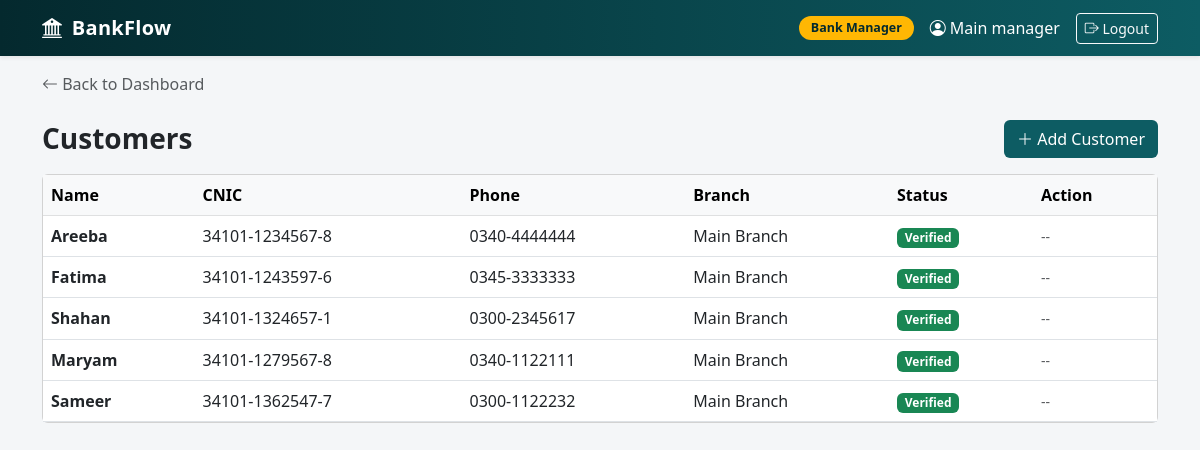
The page /customers/ (signed in) on the database its author committed.
### tables this page shows
CREATE TABLE users (
    user_id INTEGER PRIMARY KEY,
    username TEXT UNIQUE NOT NULL,
    password_hash TEXT NOT NULL,
    user_role TEXT NOT NULL CHECK (user_role IN ('SUPER_ADMIN','MANAGER','CUSTOMER')),
    is_active INTEGER NOT NULL DEFAULT 1 CHECK (is_active IN (0,1)),
    created_at TEXT NOT NULL DEFAULT (datetime('now')),
    branch_id INTEGER,
    customer_id INTEGER,
    FOREIGN KEY (branch_id) REFERENCES branches(branch_id),
    FOREIGN KEY (customer_id) REFERENCES customers(customer_id)
);

CREATE TABLE customers(
    customer_id INTEGER PRIMARY KEY,
    branch_id INTEGER NOT NULL,
    full_name TEXT NOT NULL,
    cnic TEXT UNIQUE NOT NULL,
    phone TEXT,
    cust_address TEXT,
    reg_status TEXT NOT NULL DEFAULT 'PENDING' CHECK(reg_status IN('PENDING','VERIFIED','REJECTED')),
    created_at TEXT NOT NULL DEFAULT (datetime('now')),
    FOREIGN KEY (branch_id) REFERENCES branches(branch_id)
);

CREATE TABLE branches(
    branch_id INTEGER PRIMARY KEY,
    branch_code TEXT UNIQUE NOT NULL,
    branch_name TEXT NOT NULL,
    city TEXT,
    created_at TEXT NOT NULL DEFAULT (datetime('now'))
);

### routes/customers.py (the view)
@bp.route("/")
@login_required
@role_required("SUPER_ADMIN","MANAGER")
def list_customers():
    if current_user.role =="MANAGER":
        rows = query("""SELECT c.* , b.branch_name FROM customers c
                     JOIN branches b ON b.branch_id =c.branch_id
                     WHERE c.branch_id=?
                     ORDER BY c.created_at DESC""",
                     (current_user.branch_id,))
    else:
        rows = query("""SELECT c.* ,b.branch_name FROM customers c
                     JOIN branches b ON b.branch_id =c.branch_id
                     ORDER BY c.created_at DESC""")
    return render_template("customers/list.html",customers=rows)

### auth.py (called while the page is built)
@login_manager.user_loader
def load_user(user_id):
    row=query("SELECT * FROM users WHERE user_id=?",(user_id,),one=True)
    return User(row) if row else None

def role_required(*roles):
    def decorater(f):
        @wraps(f)
        def wrapper (*args,**kwargs):
            if current_user.role not in roles:
                abort(403)
            return f(*args,**kwargs)
        return wrapper
    return decorater

### db.py (called while the page is built)
def get_db():
    if 'db' not in g:
        g.db=sqlite3.connect(config.DB_PATH)
        g.db.row_factory=sqlite3.Row
        g.db.execute("PRAGMA foreign_keys=ON")
    return g.db

def query(sql,params=(),one=False):
    rows=get_db().execute(sql,params).fetchall()
    if one:
        return rows[0]  if rows else None
    return rows

### templates/customers/list.html (shortened to what this page needs)
{% extends "base.html" %}
{% block back_link %}
<a href="{{ url_for('dashboard') }}" class="text-decoration-none text-muted">
    <i class="bi bi-arrow-left"></i> Back to Dashboard
</a>
{% endblock %}
{% block content %}
<div class="d-flex justify-content-between align-items-center mb-3">
    <h3 class="fw-bold mb-0">Customers</h3>
    <a href="{{ url_for('customers.add_customer') }}" class="btn text-white" style="background: var(--brand);">
        <i class="bi bi-plus-lg"></i> Add Customer
    </a>
</div>
<div class="card">
    <div class="table-responsive">
        <table class="table table-hover align-middle mb-0">
            <thead class="table-light">
                <tr>
                    <th>Name</th>
                    <th>CNIC</th>
                    <th>Phone</th>
                    <th>Branch</th>
                    <th>Status</th>
                    <th>Action</th>
                </tr>
            </thead>
            <tbody>
                {% for c in customers %}
                <tr>
                    <td class="fw-semibold">{{ c.full_name }}</td>
                    <td>{{ c.cnic }}</td>
                    <td>{{ c.phone }}</td>
                    <td>{{ c.branch_name }}</td>
                    <td>
                        {% if c.reg_status == 'VERIFIED' %}
                        <span class="badge bg-success">Verified</span>
                        {% elif c.reg_status == 'REJECTED' %}
                        <span class="badge bg-danger">Rejected</span>
                        {% else %}
                        <span class="badge bg-warning text-dark">Pending</span>
                        {% endif %}
                    </td>
                    <td>
                        {% if c.reg_status == 'PENDING' %}
                        <form method="post" action="{{ url_for('customers.verify_customer', cid=c.customer_id) }}"
                            class="d-inline">
                            <input type="hidden" name="status" value="VERIFIED">
                            <button class="btn btn-sm btn-outline-success">Verify</button>
                        </form>
                        <form method="post" action="{{ url_for('customers.verify_customer', cid=c.customer_id) }}"
                            class="d-inline">
                            <input type="hidden" name="status" value="REJECTED">
                            <button class="btn btn-sm btn-outline-danger">Reject</button>
                        </form>
                        {% else %}
                        <span class="text-muted small">--</span>
                        {% endif %}
                    </td>
                </tr>
                {% else %}
                <tr>
                    <td colspan="6" class="text-center text-muted py-4">No customers yet</td>
                </tr>
                {% endfor %}
            </tbody>
        </table>
    </div>
</div>
{% endblock %}

### templates/base.html (shortened to what this page needs)
<!DOCTYPE html>
<html lang="en">
<head>
    <link href="https://cdn.jsdelivr.net/npm/bootstrap@5.3.0/dist/css/bootstrap.min.css" rel="stylesheet">
    <link href="https://cdn.jsdelivr.net/npm/bootstrap-icons@1.11.0/font/bootstrap-icons.css" rel="stylesheet">
</head>
<body>
    {% if current_user.is_authenticated %}
    <nav class="navbar navbar-expand navbar-dark bg-brand shadow-sm">
        <div class="container">
            <a class="navbar-brand" href="{{ url_for('dashboard') }}">
                <i class="bi bi-bank2 me-1"></i> BankFlow
            </a>
            <div class="navbar-nav ms-auto align-items-center">
                <span class="role-badge me-3">
                    {% if current_user.role == 'SUPER_ADMIN' %}Super Admin
                    {% elif current_user.role == 'MANAGER' %}Bank Manager
                    {% else %}Customer{% endif %}
                </span>
                <span class="navbar-text text-white me-3">
                    <i class="bi bi-person-circle me-1"></i>{{ current_user.username }}
                </span>
                <a class="btn btn-sm btn-outline-light" href="{{ url_for('auth.logout') }}">
                    <i class="bi bi-box-arrow-right"></i> Logout
                </a>
            </div>
        </div>
    </nav>
    {% endif %}
    <div class="container mt-3">
        {% block back_link %}{% endblock %}
    </div>
    <div class="container mt-4">
        {% block content %}{% endblock %}
    </div>
</body>
</html>

### templates/base.html (style rules this page uses)
:root { --brand: #0d5c63; --brand-dark: #04292e; --accent: #ffb703; }
body { background: #f4f6f8; font-family: 'Segoe UI', system-ui, sans-serif; }
.navbar-brand { font-weight: 700; letter-spacing: .3px; }
.bg-brand { background: linear-gradient(90deg, var(--brand-dark), var(--brand)); }
.role-badge { background: var(--accent); color: var(--brand-dark); font-weight: 600; padding: 3px 12px; border-radius: 20px; font-size: .78rem; }

### rows shown on the page
users: username "Main manager"
customers: full_name "Areeba", cnic "34101-1234567-8", phone "0340-4444444", branch_name "Main Branch", reg_status "Verified"
customers: full_name "Fatima", cnic "34101-1243597-6", phone "0345-3333333", branch_name "Main Branch", reg_status "Verified"
customers: full_name "Shahan", cnic "34101-1324657-1", phone "0300-2345617", branch_name "Main Branch", reg_status "Verified"
customers: full_name "Maryam", cnic "34101-1279567-8", phone "0340-1122111", branch_name "Main Branch", reg_status "Verified"
customers: full_name "Sameer", cnic "34101-1362547-7", phone "0300-1122232", branch_name "Main Branch", reg_status "Verified"
